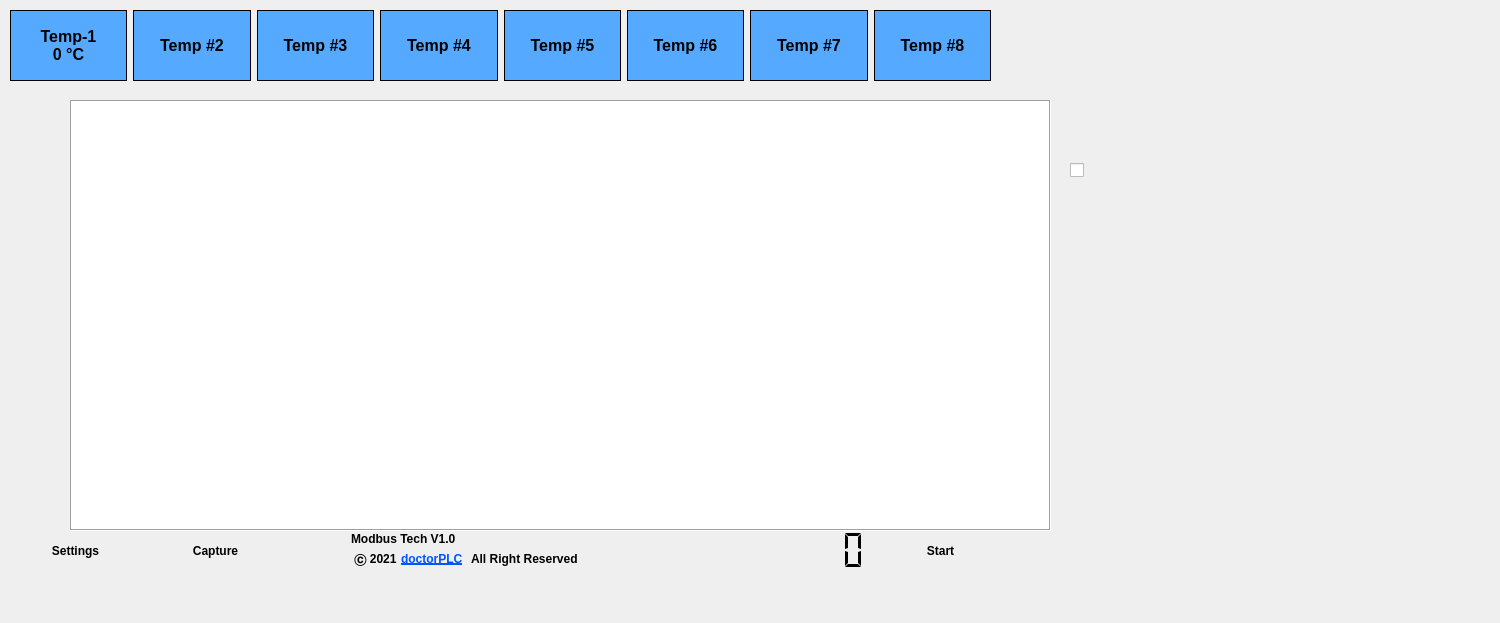
<?xml version="1.0" encoding="UTF-8"?>
<ui version="4.0">
 <class>Form</class>
 <widget class="QWidget" name="Form">
  <property name="geometry">
   <rect>
    <x>0</x>
    <y>0</y>
    <width>1500</width>
    <height>623</height>
   </rect>
  </property>
  <property name="minimumSize">
   <size>
    <width>1500</width>
    <height>0</height>
   </size>
  </property>
  <property name="font">
   <font>
    <pointsize>9</pointsize>
    <weight>75</weight>
    <bold>true</bold>
   </font>
  </property>
  <property name="windowTitle">
   <string>Form</string>
  </property>
  <property name="autoFillBackground">
   <bool>true</bool>
  </property>
  <widget class="QWidget" name="horizontalLayoutWidget">
   <property name="geometry">
    <rect>
     <x>10</x>
     <y>10</y>
     <width>981</width>
     <height>71</height>
    </rect>
   </property>
   <layout class="QHBoxLayout" name="layoutTop">
    <item>
     <widget class="QLabel" name="labelTemp1">
      <property name="font">
       <font>
        <pointsize>12</pointsize>
        <weight>75</weight>
        <bold>true</bold>
       </font>
      </property>
      <property name="styleSheet">
       <string notr="true">background-color: rgb(85, 170, 255);</string>
      </property>
      <property name="frameShape">
       <enum>QFrame::Panel</enum>
      </property>
      <property name="text">
       <string>Temp-1
0 °C</string>
      </property>
      <property name="textFormat">
       <enum>Qt::AutoText</enum>
      </property>
      <property name="alignment">
       <set>Qt::AlignCenter</set>
      </property>
      <property name="margin">
       <number>0</number>
      </property>
     </widget>
    </item>
    <item>
     <widget class="QLabel" name="labelTemp2">
      <property name="font">
       <font>
        <pointsize>12</pointsize>
        <weight>75</weight>
        <bold>true</bold>
       </font>
      </property>
      <property name="styleSheet">
       <string notr="true">background-color: rgb(85, 170, 255);</string>
      </property>
      <property name="frameShape">
       <enum>QFrame::Panel</enum>
      </property>
      <property name="text">
       <string>Temp #2</string>
      </property>
      <property name="textFormat">
       <enum>Qt::AutoText</enum>
      </property>
      <property name="alignment">
       <set>Qt::AlignCenter</set>
      </property>
      <property name="margin">
       <number>0</number>
      </property>
     </widget>
    </item>
    <item>
     <widget class="QLabel" name="labelTemp3">
      <property name="font">
       <font>
        <pointsize>12</pointsize>
        <weight>75</weight>
        <bold>true</bold>
       </font>
      </property>
      <property name="styleSheet">
       <string notr="true">background-color: rgb(85, 170, 255);</string>
      </property>
      <property name="frameShape">
       <enum>QFrame::Panel</enum>
      </property>
      <property name="text">
       <string>Temp #3</string>
      </property>
      <property name="textFormat">
       <enum>Qt::AutoText</enum>
      </property>
      <property name="alignment">
       <set>Qt::AlignCenter</set>
      </property>
      <property name="margin">
       <number>0</number>
      </property>
     </widget>
    </item>
    <item>
     <widget class="QLabel" name="labelTemp4">
      <property name="font">
       <font>
        <pointsize>12</pointsize>
        <weight>75</weight>
        <bold>true</bold>
       </font>
      </property>
      <property name="styleSheet">
       <string notr="true">background-color: rgb(85, 170, 255);</string>
      </property>
      <property name="frameShape">
       <enum>QFrame::Panel</enum>
      </property>
      <property name="text">
       <string>Temp #4</string>
      </property>
      <property name="textFormat">
       <enum>Qt::AutoText</enum>
      </property>
      <property name="alignment">
       <set>Qt::AlignCenter</set>
      </property>
      <property name="margin">
       <number>0</number>
      </property>
     </widget>
    </item>
    <item>
     <widget class="QLabel" name="labelTemp5">
      <property name="font">
       <font>
        <pointsize>12</pointsize>
        <weight>75</weight>
        <bold>true</bold>
       </font>
      </property>
      <property name="styleSheet">
       <string notr="true">background-color: rgb(85, 170, 255);</string>
      </property>
      <property name="frameShape">
       <enum>QFrame::Panel</enum>
      </property>
      <property name="text">
       <string>Temp #5</string>
      </property>
      <property name="textFormat">
       <enum>Qt::AutoText</enum>
      </property>
      <property name="alignment">
       <set>Qt::AlignCenter</set>
      </property>
      <property name="margin">
       <number>0</number>
      </property>
     </widget>
    </item>
    <item>
     <widget class="QLabel" name="labelTemp6">
      <property name="font">
       <font>
        <pointsize>12</pointsize>
        <weight>75</weight>
        <bold>true</bold>
       </font>
      </property>
      <property name="styleSheet">
       <string notr="true">background-color: rgb(85, 170, 255);</string>
      </property>
      <property name="frameShape">
       <enum>QFrame::Panel</enum>
      </property>
      <property name="text">
       <string>Temp #6</string>
      </property>
      <property name="textFormat">
       <enum>Qt::AutoText</enum>
      </property>
      <property name="alignment">
       <set>Qt::AlignCenter</set>
      </property>
      <property name="margin">
       <number>0</number>
      </property>
     </widget>
    </item>
    <item>
     <widget class="QLabel" name="labelTemp7">
      <property name="font">
       <font>
        <pointsize>12</pointsize>
        <weight>75</weight>
        <bold>true</bold>
       </font>
      </property>
      <property name="styleSheet">
       <string notr="true">background-color: rgb(85, 170, 255);</string>
      </property>
      <property name="frameShape">
       <enum>QFrame::Panel</enum>
      </property>
      <property name="text">
       <string>Temp #7</string>
      </property>
      <property name="textFormat">
       <enum>Qt::AutoText</enum>
      </property>
      <property name="alignment">
       <set>Qt::AlignCenter</set>
      </property>
      <property name="margin">
       <number>0</number>
      </property>
     </widget>
    </item>
    <item>
     <widget class="QLabel" name="labelTemp8">
      <property name="font">
       <font>
        <pointsize>12</pointsize>
        <weight>75</weight>
        <bold>true</bold>
       </font>
      </property>
      <property name="styleSheet">
       <string notr="true">background-color: rgb(85, 170, 255);</string>
      </property>
      <property name="frameShape">
       <enum>QFrame::Panel</enum>
      </property>
      <property name="text">
       <string>Temp #8</string>
      </property>
      <property name="textFormat">
       <enum>Qt::AutoText</enum>
      </property>
      <property name="alignment">
       <set>Qt::AlignCenter</set>
      </property>
      <property name="margin">
       <number>0</number>
      </property>
     </widget>
    </item>
   </layout>
  </widget>
  <widget class="QChart" name="chartView">
   <property name="enabled">
    <bool>true</bool>
   </property>
   <property name="geometry">
    <rect>
     <x>70</x>
     <y>100</y>
     <width>981</width>
     <height>431</height>
    </rect>
   </property>
   <property name="frameShape">
    <enum>QFrame::Box</enum>
   </property>
  </widget>
  <widget class="QPushButton" name="buttonSettings">
   <property name="geometry">
    <rect>
     <x>10</x>
     <y>530</y>
     <width>131</width>
     <height>41</height>
    </rect>
   </property>
   <property name="font">
    <font>
     <weight>75</weight>
     <bold>true</bold>
    </font>
   </property>
   <property name="focusPolicy">
    <enum>Qt::NoFocus</enum>
   </property>
   <property name="autoFillBackground">
    <bool>false</bool>
   </property>
   <property name="styleSheet">
    <string notr="true">background-color: rgb(85, 170, 255);</string>
   </property>
   <property name="text">
    <string>Settings</string>
   </property>
   <property name="flat">
    <bool>true</bool>
   </property>
  </widget>
  <widget class="QPushButton" name="buttonCapture">
   <property name="geometry">
    <rect>
     <x>150</x>
     <y>530</y>
     <width>131</width>
     <height>41</height>
    </rect>
   </property>
   <property name="font">
    <font>
     <weight>75</weight>
     <bold>true</bold>
    </font>
   </property>
   <property name="focusPolicy">
    <enum>Qt::NoFocus</enum>
   </property>
   <property name="autoFillBackground">
    <bool>false</bool>
   </property>
   <property name="styleSheet">
    <string notr="true">background-color: rgb(85, 170, 255);</string>
   </property>
   <property name="text">
    <string>Capture</string>
   </property>
   <property name="flat">
    <bool>true</bool>
   </property>
  </widget>
  <widget class="QPushButton" name="buttonStartStop">
   <property name="geometry">
    <rect>
     <x>895</x>
     <y>530</y>
     <width>91</width>
     <height>41</height>
    </rect>
   </property>
   <property name="font">
    <font>
     <weight>75</weight>
     <bold>true</bold>
    </font>
   </property>
   <property name="focusPolicy">
    <enum>Qt::NoFocus</enum>
   </property>
   <property name="autoFillBackground">
    <bool>false</bool>
   </property>
   <property name="styleSheet">
    <string notr="true">background-color: rgb(85, 170, 255);</string>
   </property>
   <property name="text">
    <string>Start</string>
   </property>
   <property name="flat">
    <bool>true</bool>
   </property>
  </widget>
  <widget class="QLCDNumber" name="lcdTime">
   <property name="geometry">
    <rect>
     <x>748</x>
     <y>530</y>
     <width>131</width>
     <height>41</height>
    </rect>
   </property>
   <property name="frameShape">
    <enum>QFrame::NoFrame</enum>
   </property>
   <property name="segmentStyle">
    <enum>QLCDNumber::Flat</enum>
   </property>
   <property name="value" stdset="0">
    <double>0.000000000000000</double>
   </property>
   <property name="intValue" stdset="0">
    <number>0</number>
   </property>
  </widget>
  <widget class="QLabel" name="label">
   <property name="geometry">
    <rect>
     <x>351</x>
     <y>530</y>
     <width>111</width>
     <height>17</height>
    </rect>
   </property>
   <property name="text">
    <string>Modbus Tech V1.0</string>
   </property>
  </widget>
  <widget class="QLabel" name="label_2">
   <property name="geometry">
    <rect>
     <x>351</x>
     <y>550</y>
     <width>51</width>
     <height>17</height>
    </rect>
   </property>
   <property name="text">
    <string> Ⓒ 2021</string>
   </property>
  </widget>
  <widget class="QLabel" name="labelDoctorPlc">
   <property name="geometry">
    <rect>
     <x>401</x>
     <y>550</y>
     <width>61</width>
     <height>17</height>
    </rect>
   </property>
   <property name="font">
    <font>
     <underline>true</underline>
    </font>
   </property>
   <property name="cursor">
    <cursorShape>PointingHandCursor</cursorShape>
   </property>
   <property name="styleSheet">
    <string notr="true">color: rgb(0, 85, 255);</string>
   </property>
   <property name="text">
    <string>doctorPLC</string>
   </property>
  </widget>
  <widget class="QLabel" name="label_4">
   <property name="geometry">
    <rect>
     <x>471</x>
     <y>550</y>
     <width>111</width>
     <height>17</height>
    </rect>
   </property>
   <property name="text">
    <string>All Right Reserved</string>
   </property>
  </widget>
  <widget class="QCheckBox" name="checkBox">
   <property name="geometry">
    <rect>
     <x>1070</x>
     <y>160</y>
     <width>16</width>
     <height>20</height>
    </rect>
   </property>
   <property name="styleSheet">
    <string notr="true">margin-left:0%;
margin-right:0%;</string>
   </property>
   <property name="text">
    <string/>
   </property>
  </widget>
 </widget>
 <customwidgets>
  <customwidget>
   <class>QChart</class>
   <extends>QGraphicsView</extends>
   <header>qchart.h</header>
  </customwidget>
 </customwidgets>
 <resources/>
 <connections/>
</ui>
